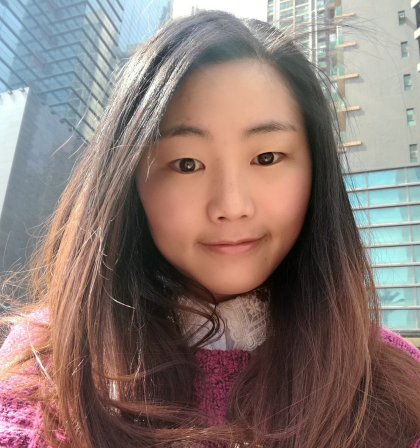
#> input picture blog43-morphology/yn.png, 420 x 448 px, found by its file name
$ python blog41-09-noise.py
#> lines starting #> are read from the running program, lines starting #| are printed output that depends on the picture; after the words box and inside, x2 and y2 are one past the last pixel; in counts of white or black regions, pixels touching at a corner belong together
# -*- coding:utf-8 -*-
import cv2
import numpy as np

#读取图片
img = cv2.imread("yn.png", cv2.IMREAD_UNCHANGED)
#> img is the input picture: shape (448, 420, 4); mean B, G, R, A 115.5, 121.3, 139.3, 255
rows, cols, chn = img.shape
#> rows = 448; cols = 420; chn = 4

#加噪声
for i in range(5000):
    x = np.random.randint(0, rows)
    y = np.random.randint(0, cols)
    img[x,y,:] = 255
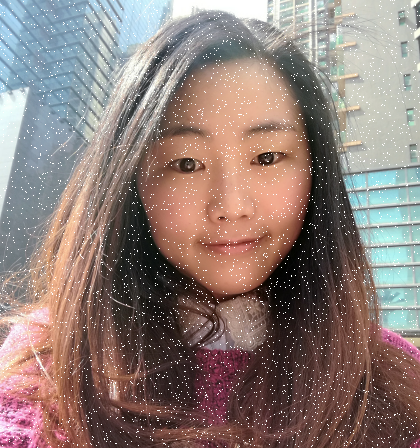
#> img: shape (448, 420, 4); 2.61% of pixels changed, all inside (x1, y1, x2, y2) = (0, 0, 420, 448)

cv2.imshow("noise", img)

#等待显示
cv2.waitKey(0)
cv2.destroyAllWindows()
